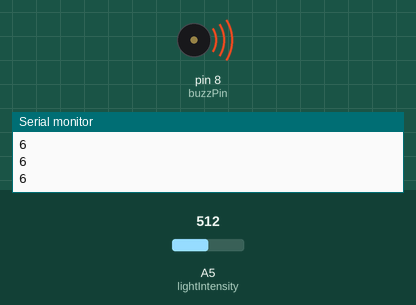
A sketch run on a simulated Arduino Uno, built with avr-gcc and run on an emulated ATmega328P. Parts: buzzer (waves = sounding), the last lines printed to the serial monitor. Inputs (shaded band) come from the test bench; at power-on: A5 (lightIntensity) = 512.

Above: at 1.2 s.
1.3 s: A5 (lightIntensity) set to 83
At 1.9 s:
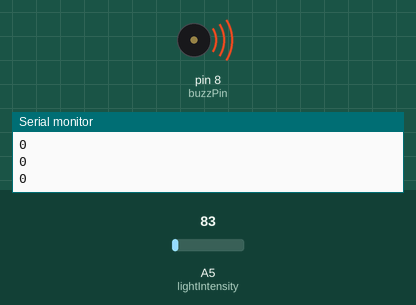
2.8 s: A5 (lightIntensity) set to 68
At 3.3 s:
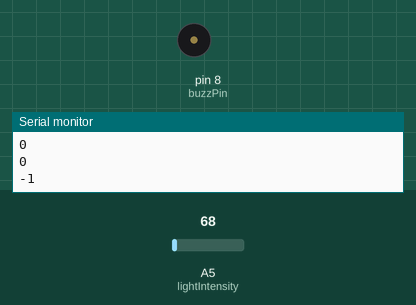
Timing chart, 0 to 5.8 s (numbered marks = the images above; inputs shaded):
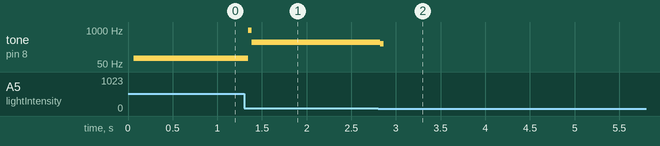

The sketch:

photo-resistor-with-buzzer.ino
```cpp
int lightIntensity = A5;
int buzzPin = 8;
int lightVol;
int delayTime;

void setup() {
  pinMode(lightIntensity, INPUT);
  pinMode(buzzPin, OUTPUT);
  Serial.begin(9600);
}

void loop() {
  // Reads voltage across the photoresistor.
  // Because Ir circuit is 5V -> 4k Resistor -> A5 -> Photoresistor -> GND:
  // - High light = Low LDR resistance = Low analog reading (around 200)
  // - Low light = High LDR resistance = High analog reading (around 750)
  lightVol = analogRead(lightIntensity);

  // LINEAR MAPPING (y = mx + b):
  // I noticed distinct buzzer tones at 1ms and 10ms delays.
  // This formula perfectly maps Ir observed analog readings to those specific delays:
  // - When lightVol is 200, the math results in exactly 1 (1ms delay)
  // - When lightVol is 750, the math results in exactly 10 (10ms delay)
  // Equation breakdown: slope is (10-1)/(750-200) = 9/550.
  delayTime = (9./550.) * lightVol - (9. * 200. / 550.) + 1;

  Serial.println(delayTime);

  // Toggling a passive buzzer creates sound waves. The delay time dictates the frequency (pitch).
  // - 1ms delay creates a fast toggle = high frequency/pitch (~500 Hz tone)
  // - 10ms delay creates a slow toggle = low frequency/pitch (~50 Hz tone)
  digitalWrite(buzzPin, HIGH);
  delay(delayTime);

  digitalWrite(buzzPin, LOW);
  delay(delayTime);
}
```

Measured:
- the behaviour switches between 78 and 77 on A5 (lightIntensity) (found by bisection; images 1 and 2)
- after the input at 1.3 s, tone on pin 8 (buzzPin): 82 Hz → 977 Hz at once, → 334 Hz 0.04 s later
- after the input at 2.8 s, tone on pin 8 (buzzPin): 334 Hz → 304 Hz at once, → silent 0.04 s later
